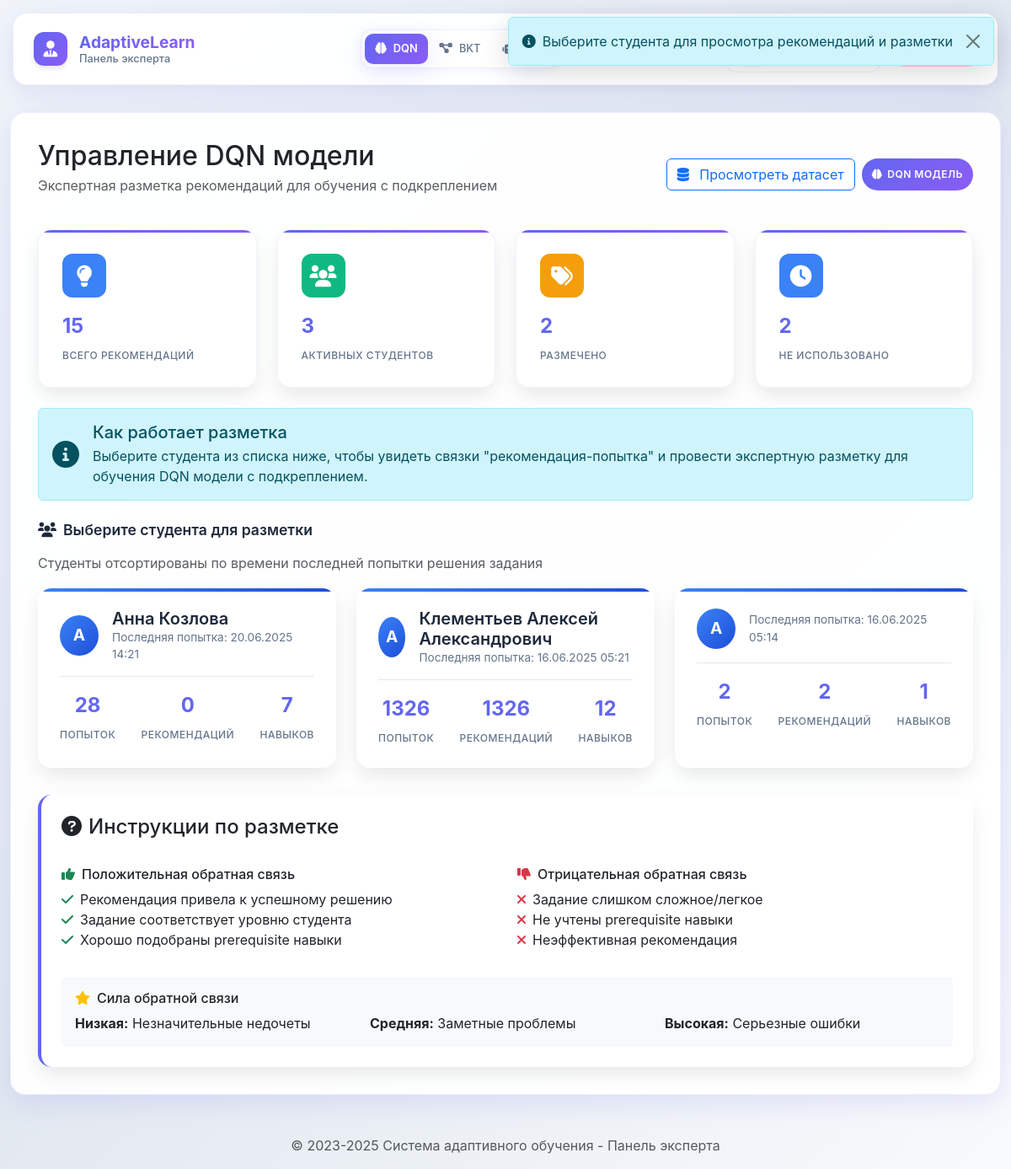
Screenshot of /expert/ (signed in) with the database file from the repository.
### student/models.py (models this page shows, shortened)
class StudentProfile(models.Model):
    user = models.OneToOneField(
        User,
        on_delete=models.CASCADE,
        related_name='student_profile',
        verbose_name="Пользователь"
    )
    full_name = models.CharField(
        max_length=255,
        verbose_name="ФИО",
        help_text="Полное имя студента"
    )
    email = models.EmailField(
        verbose_name="Email",
        help_text="Контактный email студента"
    )
    organization = models.CharField(
        max_length=255,
        blank=True,
        null=True,
        verbose_name="Организация",
        help_text="Учебное заведение или организация"
    )
    profile_photo = models.ImageField(
        upload_to='student_photos/',
        blank=True,
        null=True,
        verbose_name="Фото профиля",
        help_text="Загрузите фото профиля (рекомендуемый размер: 200x200px)"
    )
    created_at = models.DateTimeField(
        auto_now_add=True,
        verbose_name="Дата создания профиля"
    )
    updated_at = models.DateTimeField(
        auto_now=True,
        verbose_name="Дата последнего обновления"
    )
    is_active = models.BooleanField(
        default=True,
        verbose_name="Активный профиль"
    )
    class Meta:
        verbose_name = "Профиль студента"
        verbose_name_plural = "Профили студентов"
        ordering = ['full_name']

### expert/views.py (the view)
# urls.py: path('', views.index, name='expert_home'),  # Главная страница теперь показывает DQN
@login_required
@expert_required
def index(request):
    return dqn_management(request)

### expert/templates/expert/dqn_management.html (shortened to what this page needs)
{% extends 'expert/base.html' %}
{% load static %}
{% block extra_css %}
<link rel="stylesheet" href="{% static 'expert/css/dqn_management.css' %}">
{% endblock %}
{% block content %}
<div class="main-content">
    <div class="d-flex justify-content-between align-items-center mb-4">
        <div>
            <h1 class="h2 mb-1">Управление DQN модели</h1>
            <p class="text-muted">Экспертная разметка рекомендаций для обучения с подкреплением</p>
        </div>
        <div class="d-flex gap-2">
            <button class="btn btn-outline-primary" id="viewDatasetBtn">
                <i class="fas fa-database me-2"></i>
                Просмотреть датасет
            </button>
            <div class="expert-badge">
                <i class="fas fa-brain"></i>
                DQN Модель
            </div>
        </div>
    </div>
    <div class="row g-4 mb-4">
        <div class="col-md-3">
            <div class="stat-card">
                <div class="stat-icon" style="background: var(--dqn-primary);">
                    <i class="fas fa-lightbulb"></i>
                </div>
                <div class="stat-value">{{ total_recommendations }}</div>
                <div class="stat-label">Всего рекомендаций</div>
            </div>
        </div>
        <div class="col-md-3">
            <div class="stat-card">
                <div class="stat-icon" style="background: var(--success-color);">
                    <i class="fas fa-users"></i>
                </div>
                <div class="stat-value">{{ active_students }}</div>
                <div class="stat-label">Активных студентов</div>
            </div>
        </div>
        <div class="col-md-3">
            <div class="stat-card">
                <div class="stat-icon" style="background: var(--warning-color);">
                    <i class="fas fa-tags"></i>
                </div>
                <div class="stat-value">{{ feedback_count }}</div>
                <div class="stat-label">Размечено</div>
            </div>
        </div>
        <div class="col-md-3">
            <div class="stat-card">
                <div class="stat-icon" style="background: var(--info-color);">
                    <i class="fas fa-clock"></i>
                </div>
                <div class="stat-value">{{ unused_feedback_count }}</div>
                <div class="stat-label">Не использовано</div>
            </div>
        </div>
    </div>
    <div class="alert alert-info d-flex align-items-center mb-4">
        <i class="fas fa-info-circle fa-2x me-3"></i>
        <div>
            <h5 class="mb-1">Как работает разметка</h5>
            <p class="mb-0">Выберите студента из списка ниже, чтобы увидеть связки "рекомендация-попытка" и провести экспертную разметку для обучения DQN модели с подкреплением.</p>
        </div>
    </div>
    <div class="mb-4">
        <h3 class="section-title">
            <i class="fas fa-users"></i>
            Выберите студента для разметки
        </h3>
        <p class="text-muted mb-3">Студенты отсортированы по времени последней попытки решения задания</p>
        {% if students_with_attempts %}
        <div class="students-grid">
            {% for student in students_with_attempts %}
            <div class="student-card" data-student-id="{{ student.id }}">
                <div class="student-header">
                    <div class="student-avatar">
                        {{ student.user.first_name|first|default:student.user.username|first|upper }}
                    </div>
                    <div class="student-info">
                        <h5>{{ student.full_name }}</h5>
                        <div class="student-meta">
                            {% if student.last_attempt_time %}
                            Последняя попытка: {{ student.last_attempt_time|date:"d.m.Y H:i" }}
                            {% endif %}
                        </div>
                    </div>
                </div>
                <div class="student-stats">
                    <div class="stat-item">
                        <div class="stat-value">{{ student.attempts_count }}</div>
                        <div class="stat-label">Попыток</div>
                    </div>
                    <div class="stat-item">
                        <div class="stat-value">{{ student.recommendations_count }}</div>
                        <div class="stat-label">Рекомендаций</div>
                    </div>
                    <div class="stat-item">
                        <div class="stat-value">
                            {% with student.skill_masteries.count as mastery_count %}
                                {{ mastery_count }}
                            {% endwith %}
                        </div>
                        <div class="stat-label">Навыков</div>
                    </div>
                </div>
            </div>
            {% endfor %}
        </div>
        {% else %}
        <div class="text-center py-5">
            <i class="fas fa-user-slash fa-3x text-muted mb-3"></i>
            <h4 class="text-muted">Нет активных студентов</h4>
            <p class="text-muted">Студенты появятся здесь после того, как начнут решать задания</p>
        </div>
        {% endif %}
    </div>
    <div class="analytics-card">
        <h4><i class="fas fa-question-circle me-2"></i>Инструкции по разметке</h4>
        <div class="row g-4 mt-2">
            <div class="col-md-6">
                <h6><i class="fas fa-thumbs-up text-success me-2"></i>Положительная обратная связь</h6>
                <ul class="list-unstyled">
                    <li><i class="fas fa-check text-success me-2"></i>Рекомендация привела к успешному решению</li>
                    <li><i class="fas fa-check text-success me-2"></i>Задание соответствует уровню студента</li>
                    <li><i class="fas fa-check text-success me-2"></i>Хорошо подобраны prerequisite навыки</li>
                </ul>
            </div>
            <div class="col-md-6">
                <h6><i class="fas fa-thumbs-down text-danger me-2"></i>Отрицательная обратная связь</h6>
                <ul class="list-unstyled">
                    <li><i class="fas fa-times text-danger me-2"></i>Задание слишком сложное/легкое</li>
                    <li><i class="fas fa-times text-danger me-2"></i>Не учтены prerequisite навыки</li>
                    <li><i class="fas fa-times text-danger me-2"></i>Неэффективная рекомендация</li>
                </ul>
            </div>
        </div>
        <div class="mt-3 p-3 bg-light rounded">
            <h6><i class="fas fa-star text-warning me-2"></i>Сила обратной связи</h6>
            <div class="row">
                <div class="col-md-4">
                    <strong>Низкая:</strong> Незначительные недочеты
                </div>
                <div class="col-md-4">
                    <strong>Средняя:</strong> Заметные проблемы
                </div>
                <div class="col-md-4">
                    <strong>Высокая:</strong> Серьезные ошибки
                </div>
            </div>
        </div>
    </div>
</div>
{% endblock %}

### expert/static/expert/css/expert_base.css (style rules this page uses)
:root { --primary-color: #6366f1; --primary-dark: #4f46e5; --secondary-color: #64748b; --accent-color: #f59e0b; --success-color: #10b981; --danger-color: #ef4444; --warning-color: #f59e0b; --info-color: #3b82f6; --expert-gradient: linear-gradient(135deg, #6366f1 0%, #8b5cf6 100%); --text-color: #1e293b; --text-muted: #64748b; --text-light: #94a3b8; --border-color: #e2e8f0; --bg-light: #f8fafc; --bg-card: rgba(255, 255, 255, 0.95); --bg-overlay: rgba(255, 255, 255, 0.8); --shadow: 0 4px 6px -1px rgba(0, 0, 0, 0.1); --shadow-lg: 0 10px 25px -3px rgba(0, 0, 0, 0.1); --shadow-expert: 0 8px 32px rgba(99, 102, 241, 0.15); }
html, body { margin: 0; padding: 0; }
body { background: linear-gradient(135deg, #f1f5f9 0%, #e2e8f0 50%, #f8fafc 100%); min-height: 100vh; font-family: 'Inter', -apple-system, BlinkMacSystemFont, sans-serif; }
.expert-theme { --bs-primary: var(--primary-color); --bs-secondary: var(--secondary-color); }
.main-content { background: var(--bg-card); backdrop-filter: blur(10px); border-radius: 18px; box-shadow: var(--shadow-expert); padding: 2rem; margin-bottom: 2rem; border: 1px solid rgba(99, 102, 241, 0.1); }
.stat-card { background: var(--bg-card); border-radius: 16px; padding: 1.75rem; box-shadow: var(--shadow-lg); transition: all 0.3s ease; border: 1px solid rgba(99, 102, 241, 0.08); position: relative; overflow: hidden; }
.stat-card::before { content: ''; position: absolute; top: 0; left: 0; right: 0; height: 3px; background: var(--expert-gradient); }
.stat-icon { width: 52px; height: 52px; border-radius: 12px; display: flex; align-items: center; justify-content: center; font-size: 1.6rem; color: white; margin-bottom: 1rem; }
.stat-value { font-size: 2.2rem; font-weight: 800; color: var(--text-color); margin-bottom: 0.5rem; }
.stat-label { color: var(--text-muted); font-size: 0.95rem; font-weight: 500; }
.expert-badge { display: inline-flex; align-items: center; gap: 0.375rem; padding: 0.375rem 0.75rem; background: var(--expert-gradient); color: white; border-radius: 20px; font-size: 0.75rem; font-weight: 600; text-transform: uppercase; letter-spacing: 0.5px; }
.analytics-card { background: var(--bg-card); border-radius: 16px; padding: 1.5rem; box-shadow: var(--shadow-lg); border-left: 4px solid var(--primary-color); }

### expert/static/expert/css/dqn_management.css (style rules this page uses)
:root { --dqn-primary: #3b82f6; --dqn-secondary: #1e40af; --dqn-success: #10b981; --dqn-danger: #ef4444; --dqn-warning: #f59e0b; --dqn-info: #06b6d4; --dqn-light: #f8fafc; --dqn-dark: #1e293b; --gradient-positive: linear-gradient(135deg, #10b981 0%, #059669 100%); --gradient-negative: linear-gradient(135deg, #ef4444 0%, #dc2626 100%); --gradient-neutral: linear-gradient(135deg, #6b7280 0%, #4b5563 100%); --gradient-dqn: linear-gradient(135deg, #3b82f6 0%, #1d4ed8 100%); }
.students-grid { display: grid; grid-template-columns: repeat(auto-fill, minmax(300px, 1fr)); gap: 1.5rem; margin-bottom: 2rem; }
.student-card { background: var(--bg-card); border-radius: 16px; padding: 1.5rem; box-shadow: var(--shadow-lg); border: 2px solid transparent; transition: all 0.3s ease; cursor: pointer; position: relative; overflow: hidden; }
.student-card::before { content: ''; position: absolute; top: 0; left: 0; right: 0; height: 4px; background: var(--gradient-dqn); }
.student-header { display: flex; align-items: center; gap: 1rem; margin-bottom: 1rem; }
.student-avatar { width: 48px; height: 48px; background: var(--gradient-dqn); border-radius: 50%; display: flex; align-items: center; justify-content: center; color: white; font-weight: 700; font-size: 1.2rem; }
.student-info h5 { margin: 0; font-weight: 600; color: var(--text-color); }
.student-meta { font-size: 0.85rem; color: var(--text-muted); }
.student-stats { display: flex; justify-content: space-between; margin-top: 1rem; padding-top: 1rem; border-top: 1px solid var(--border-color); }
.stat-item { text-align: center; }
.stat-value { font-size: 1.5rem; font-weight: 700; color: var(--primary-color); }
.stat-label { font-size: 0.75rem; color: var(--text-muted); text-transform: uppercase; letter-spacing: 0.5px; }
.section-title { font-size: 1.1rem; font-weight: 600; color: var(--text-color); margin-bottom: 1rem; display: flex; align-items: center; gap: 0.5rem; }
.fade-in-up { animation: fadeInUp 0.6s ease-out; }
html { scroll-behavior: smooth; }

### rows the page displays
StudentProfile: user.first_name|first "А", full_name "Анна Козлова", last_attempt_time "20.06.2025 14:21", attempts_count "28", recommendations_count "0", skill_masteries.count "7"
StudentProfile: user.first_name|first "А", full_name "Клементьев Алексей Александрович", last_attempt_time "16.06.2025 05:21", attempts_count "1326", recommendations_count "1326", skill_masteries.count "12"
StudentProfile: user.first_name|first "А", last_attempt_time "16.06.2025 05:14", attempts_count "2", recommendations_count "2", skill_masteries.count "1"

### other values shown
{{ total_recommendations }} "15"
{{ active_students }} "3"
{{ feedback_count }} "2"
{{ unused_feedback_count }} "2"
